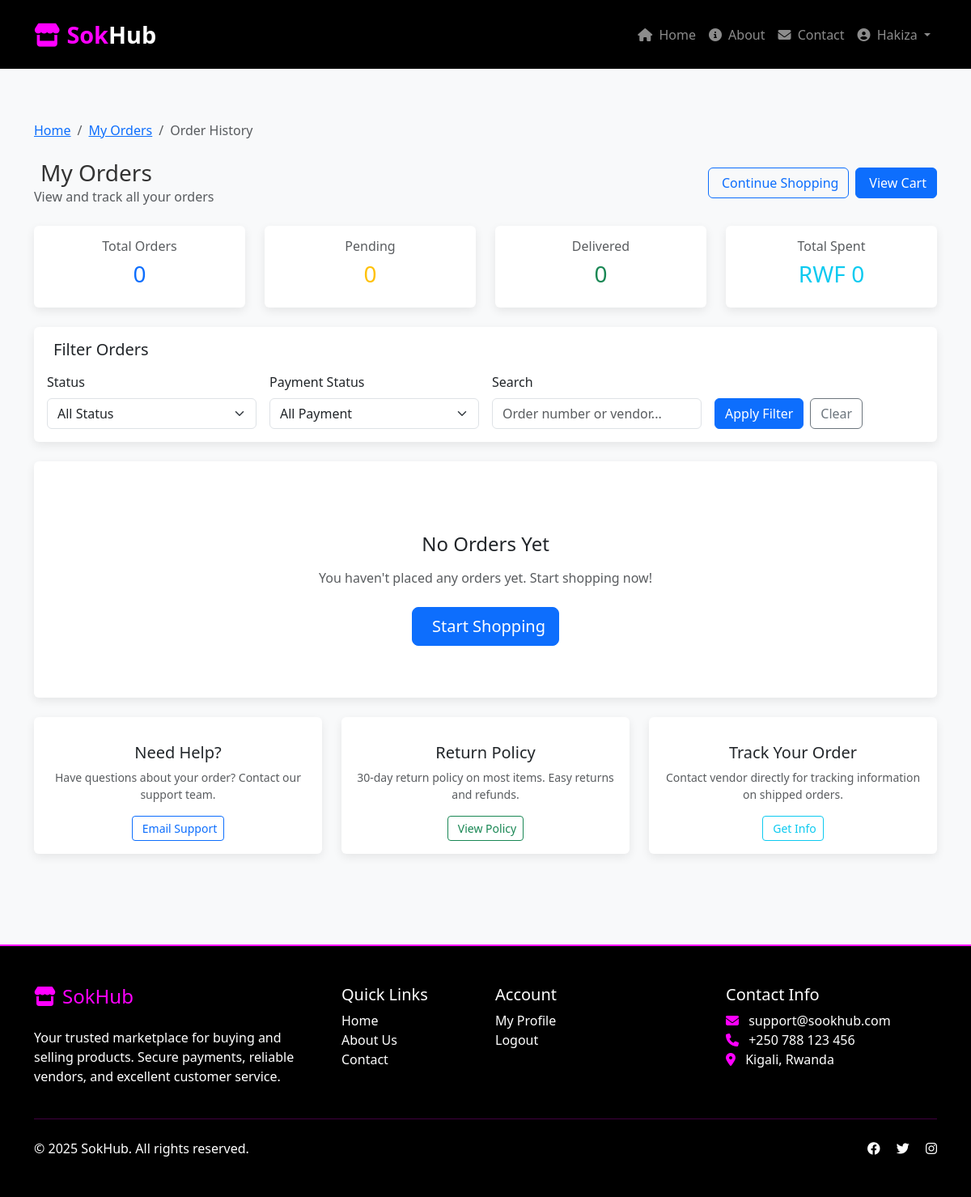
Before: /order/customer/orders/ (signed in) with the older database file.
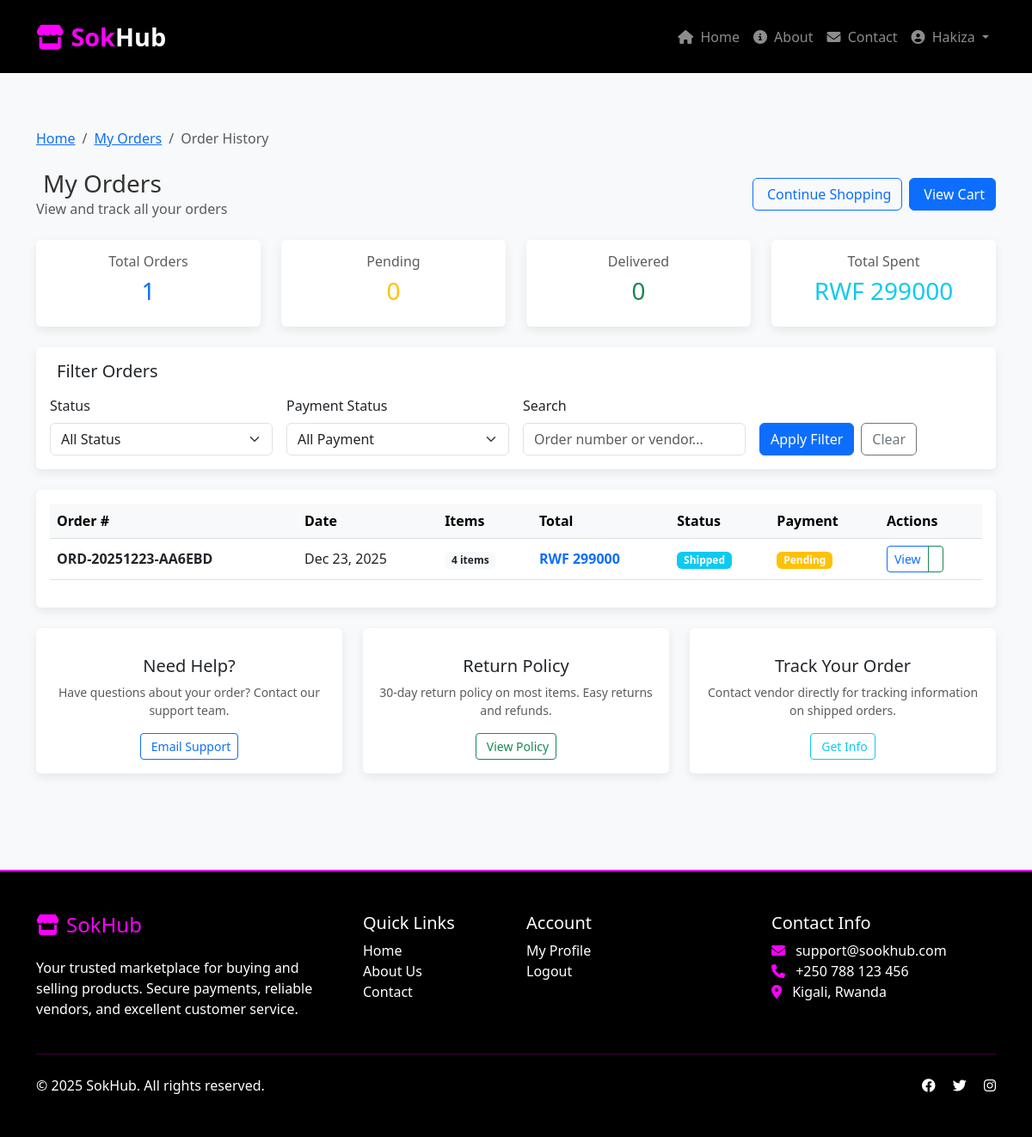
After: the same page with the newer database file.
### order/models.py (models this page shows, shortened)
class Order(models.Model):
    STATUS_CHOICES = (
        ('pending', 'Pending'),
        ('confirmed', 'Confirmed'),
        ('processing', 'Processing'),
        ('shipped', 'Shipped'),
        ('delivered', 'Delivered'),
        ('cancelled', 'Cancelled'),
        ('refunded', 'Refunded'),
    )
    PAYMENT_STATUS_CHOICES = (
        ('pending', 'Pending'),
        ('processing', 'Processing'),
        ('completed', 'Completed'),
        ('failed', 'Failed'),
        ('refunded', 'Refunded'),
    )
    PAYMENT_METHOD_CHOICES = (
        ('momo', 'MTN Momo'),
        ('cash', 'Cash on Delivery'),
        ('card', 'Credit Card'),
    )
    order_number = models.CharField(max_length=20, unique=True, editable=False)
    short_code = models.CharField(max_length=8, unique=True, editable=False)
    customer = models.ForeignKey('customer.User', on_delete=models.CASCADE,
                                related_name='orders', limit_choices_to={'user_type': 'customer'})
    vendor = models.ForeignKey('customer.User', on_delete=models.CASCADE,
                              related_name='vendor_orders', limit_choices_to={'user_type': 'vendor'},
                              null=True, blank=True)
    shipping_address = models.TextField()
    shipping_city = models.CharField(max_length=100)
    shipping_phone = models.CharField(max_length=15)
    shipping_notes = models.TextField(blank=True, null=True)
    payment_method = models.CharField(max_length=20, choices=PAYMENT_METHOD_CHOICES, default='momo')
    payment_status = models.CharField(max_length=20, choices=PAYMENT_STATUS_CHOICES, default='pending')
    momo_number = models.CharField(max_length=15, blank=True, null=True)
    momo_transaction_id = models.CharField(max_length=100, blank=True, null=True)
    payment_date = models.DateTimeField(null=True, blank=True)
    status = models.CharField(max_length=20, choices=STATUS_CHOICES, default='pending')
    status_changed_at = models.DateTimeField(auto_now_add=True)
    subtotal = models.DecimalField(max_digits=10, decimal_places=2, default=0)
    shipping_cost = models.DecimalField(max_digits=10, decimal_places=2, default=0)
    tax_amount = models.DecimalField(max_digits=10, decimal_places=2, default=0)
    discount_amount = models.DecimalField(max_digits=10, decimal_places=2, default=0)
    total_amount = models.DecimalField(max_digits=10, decimal_places=2, default=0)
    invoice_pdf = models.FileField(upload_to='invoices/', null=True, blank=True)
    invoice_number = models.CharField(max_length=20, unique=True, editable=False)
    customer_notes = models.TextField(blank=True, null=True)
    delete_requested = models.BooleanField(default=False)
    delete_request_reason = models.TextField(blank=True, null=True)
    delete_requested_at = models.DateTimeField(null=True, blank=True)
    delete_approved = models.BooleanField(default=False)
    delete_approved_by = models.ForeignKey('customer.User', on_delete=models.SET_NULL,
                                          null=True, blank=True, related_name='approved_deletions')
    delete_approved_at = models.DateTimeField(null=True, blank=True)
    created_at = models.DateTimeField(auto_now_add=True)
    updated_at = models.DateTimeField(auto_now=True)
    delivered_at = models.DateTimeField(null=True, blank=True)
    class Meta:
        ordering = ['-created_at']
        indexes = [
            models.Index(fields=['order_number']),
            models.Index(fields=['customer', 'status']),
            models.Index(fields=['vendor', 'status']),
            models.Index(fields=['status', 'payment_status']),
            models.Index(fields=['created_at']),
        ]
    def can_be_cancelled(self):
        return self.status in ['pending', 'confirmed', 'processing']

### order/views.py (the view)
# urls.py: path('customer/orders/', views.customer_order_list, name='customer_order_list'),
@login_required
@customer_required
def customer_order_list(request):
    orders = Order.objects.filter(customer=request.user).select_related('vendor').prefetch_related('items')
    form = OrderFilterForm(request.GET)
    if form.is_valid():
        status = form.cleaned_data.get('status')
        payment_status = form.cleaned_data.get('payment_status')
        date_from = form.cleaned_data.get('date_from')
        date_to = form.cleaned_data.get('date_to')
        search = form.cleaned_data.get('search')
        if status:
            orders = orders.filter(status=status)
        if payment_status:
            orders = orders.filter(payment_status=payment_status)
        if date_from:
            orders = orders.filter(created_at__date__gte=date_from)
        if date_to:
            orders = orders.filter(created_at__date__lte=date_to)
        if search:
            orders = orders.filter(
                Q(order_number__icontains=search) |
                Q(vendor__vendorprofile__business_name__icontains=search)
            )
    paginator = Paginator(orders, 10)
    page_number = request.GET.get('page')
    page_obj = paginator.get_page(page_number)
    total_orders = orders.count()
    pending_orders = orders.filter(status='pending').count()
    delivered_orders = orders.filter(status='delivered').count()
    total_spent = orders.aggregate(total=Sum('total_amount'))['total'] or 0
    context = {
        'page_obj': page_obj,
        'form': form,
        'total_orders': total_orders,
        'pending_orders': pending_orders,
        'delivered_orders': delivered_orders,
        'total_spent': total_spent,
    }
    return render(request, 'customer/order_list.html', context)

### customer/Decorator.py (called while the page is built)
def customer_required(view_func):
    @wraps(view_func)
    def _wrapped_view(request, *args, **kwargs):
        if not request.user.is_authenticated:
            messages.error(request, 'Please login to access this page.')
            return redirect('login')
        if not hasattr(request.user, 'user_type'):
            messages.error(request, 'Invalid user account.')
            return redirect('home')
        if request.user.user_type != 'customer':
            messages.error(request, 'Access denied. Customer account required.')
            return redirect('home')
        return view_func(request, *args, **kwargs)
    return _wrapped_view

### order/templates/customer/order_list.html (shortened to what the changed rows need)
{% extends 'base.html' %}
{% load static %}
{% block content %}
<div class="container py-4">
    <div class="d-flex justify-content-between align-items-center mb-4">
        <div>
            <h1 class="h3 mb-0">
                My Orders
            </h1>
        </div>
    </div>
    <div class="row mb-4">
        <div class="col-md-3">
            <div class="card border-primary">
                <div class="card-body text-center">
                    <h6 class="card-title text-muted">Total Orders</h6>
                    <h3 class="text-primary">{{ total_orders }}</h3>
                </div>
            </div>
        </div>
        <div class="col-md-3">
            <div class="card border-info">
                <div class="card-body text-center">
                    <h6 class="card-title text-muted">Total Spent</h6>
                    <h3 class="text-info">RWF {{ total_spent|floatformat:0 }}</h3>
                </div>
            </div>
        </div>
    </div>
    <div class="card">
        <div class="card-body">
            {% if page_obj %}
                <div class="table-responsive">
                    <table class="table table-hover align-middle">
                        <thead class="table-light">
                            <tr>
                                <th>Order #</th>
                                <th>Date</th>
                                <th>Items</th>
                                <th>Total</th>
                                <th>Status</th>
                                <th>Payment</th>
                                <th>Actions</th>
                            </tr>
                        </thead>
                        <tbody>
                            {% for order in page_obj %}
                            <tr>
                                <td>
                                    <strong>{{ order.order_number }}</strong>
                                </td>
                                <td>{{ order.created_at|date:"M d, Y" }}</td>
                                <td>
                                    <span class="badge bg-light text-dark">
                                        {{ order.items.count }} item{{ order.items.count|pluralize }}
                                    </span>
                                </td>
                                <td>
                                    <strong class="text-primary">RWF {{ order.total_amount|floatformat:0 }}</strong>
                                </td>
                                <td>
                                    {% if order.status == 'pending' %}
                                        <span class="badge bg-warning">Pending</span>
                                    {% elif order.status == 'confirmed' %}
                                        <span class="badge bg-info">Confirmed</span>
                                    {% elif order.status == 'processing' %}
                                        <span class="badge bg-primary">Processing</span>
                                    {% elif order.status == 'shipped' %}
                                        <span class="badge bg-info">Shipped</span>
                                    {% elif order.status == 'delivered' %}
                                        <span class="badge bg-success">Delivered</span>
                                    {% elif order.status == 'cancelled' %}
                                        <span class="badge bg-danger">Cancelled</span>
                                    {% else %}
                                        <span class="badge bg-secondary">{{ order.status }}</span>
                                    {% endif %}
                                </td>
                                <td>
                                    {% if order.payment_status == 'pending' %}
                                        <span class="badge bg-warning">Pending</span>
                                    {% elif order.payment_status == 'completed' %}
                                        <span class="badge bg-success">Paid</span>
                                    {% elif order.payment_status == 'failed' %}
                                        <span class="badge bg-danger">Failed</span>
                                    {% else %}
                                        <span class="badge bg-secondary">{{ order.payment_status }}</span>
                                    {% endif %}
                                </td>
                                <td>
                                    <div class="btn-group btn-group-sm" role="group">
                                        <a href="{% url 'customer_order_detail' order_number=order.order_number %}"
                                           class="btn btn-outline-primary"
                                           title="View Details">
                                             View
                                        </a>
                                        {% if order.invoice_pdf %}
                                        <a href="{% url 'download_invoice' order_number=order.order_number %}"
                                           class="btn btn-outline-success"
                                           title="Download Invoice">
                                        </a>
                                        {% endif %}
                                    </div>
                                </td>
                            </tr>
                            {% endfor %}
                        </tbody>
                    </table>
                </div>
            {% else %}
                <div class="text-center py-5">
                    <h4 class="mb-3">No Orders Yet</h4>
                    <p class="text-muted mb-4">You haven't placed any orders yet. Start shopping now!</p>
                    <a href="{% url 'product_list' %}" class="btn btn-primary btn-lg">
                        Start Shopping
                    </a>
                </div>
            {% endif %}
        </div>
    </div>
</div>
{% endblock %}

Changed rows visible on the page:
added Order: order_number "ORD-20251223-AA6EBD", created_at "Dec 23, 2025", items.count "4", total_amount "299000", status "Shipped", payment_status "Pending"
Other visible differences:
{{ total_orders }}: "0" → "1"
{{ total_spent|floatformat:0 }}: "0" → "299000"
text no longer shown: "No Orders Yet You haven't placed any orders yet. Start shopping now! Start Shopping"
text now shown: "Order # Date Items Total Status Payment Actions"
